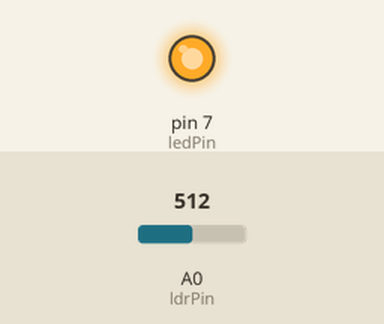
The sketch below on a simulated Arduino Uno, built with avr-gcc and run on an emulated ATmega328P. Parts: output pins drawn as LEDs (lit = HIGH). Inputs (shaded band) come from the test bench; at power-on: A0 (ldrPin) = 512.

Above: at 1.2 s.
1.3 s: A0 (ldrPin) set to 490
At 1.8 s:
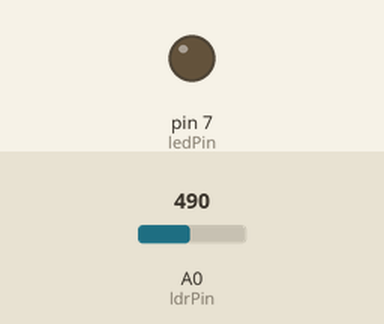
2.8 s: A0 (ldrPin) set to 510
At 4.0 s:
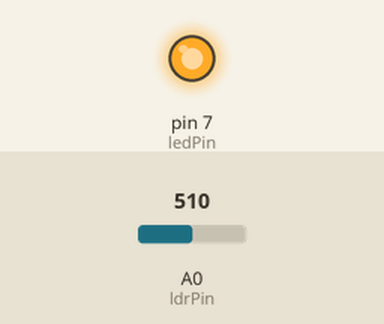
4.3 s: A0 (ldrPin) set to 306
At 5.4 s:
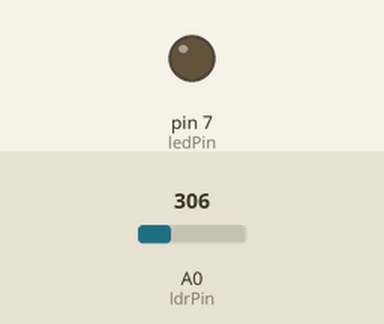
Timing chart, 0 to 7.3 s (numbered marks = the images above; inputs shaded):
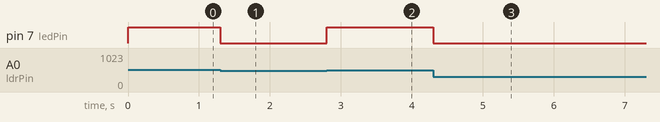

Measured:
- the behaviour switches between 500 and 499 on A0 (ldrPin) (found by bisection; images 0 and 1)
- after the input at 1.3 s, pin 7 (ledPin): HIGH → LOW at once
- after the input at 2.8 s, pin 7 (ledPin): LOW → HIGH at once
- after the input at 4.3 s, pin 7 (ledPin): HIGH → LOW at once

The sketch:

ldr.ino
```cpp
const int ldrPin = A0;  // Analog pin connected to LDR module
const int ledPin = 7;  // Digital pin connected to LED


int ldrValue;    // Variable to store the analog reading from the LDR
int threshold = 500;  // Adjust this threshold based on your lighting conditions

void setup() {

  pinMode(ledPin, OUTPUT);  // Set LED pin as output
}

void loop() {
  ldrValue = analogRead(ldrPin);  // Read analog value from LDR module

  // Check if it's dark (LDR reading below threshold)
  if (ldrValue  < threshold) {
    digitalWrite(ledPin, LOW);  // Turn on LED
  } else {
    digitalWrite(ledPin, HIGH);   // Turn off LED
  }


  delay(100);  // Optional delay to avoid rapid flickering
}
```
